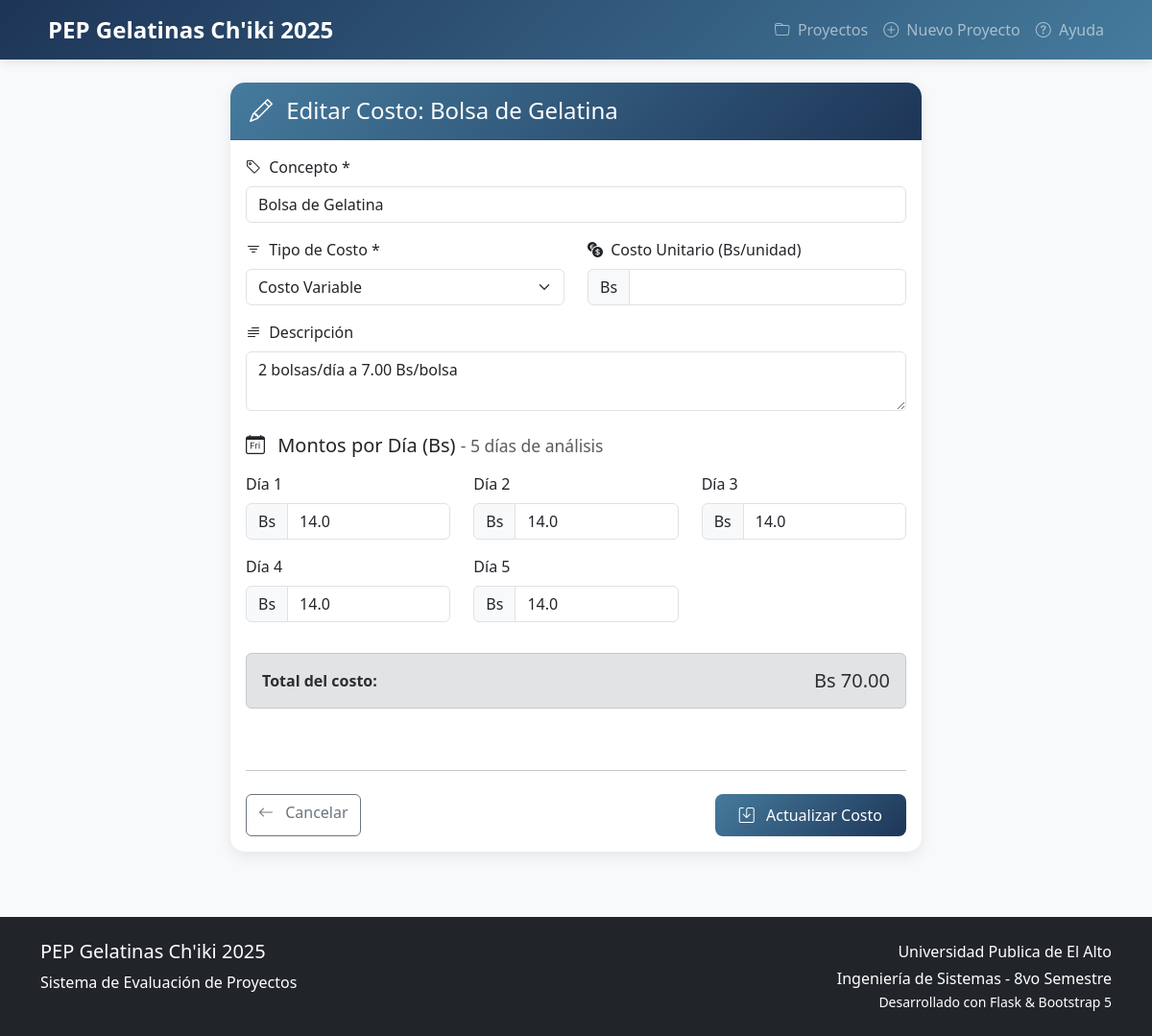
The app's page /costos/1/edit with its own data.
### models.py (models this page shows, shortened)
class Costo(db.Model):
    __tablename__ = 'costos'
    id = db.Column(db.Integer, primary_key=True)
    proyecto_id = db.Column(db.Integer, db.ForeignKey('proyectos.id'), nullable=False)
    concepto = db.Column(db.String(255), nullable=False)
    tipo = db.Column(db.String(50), nullable=False)  # fijo, variable, inversion
    descripcion = db.Column(db.Text)
    periodo_0 = db.Column(db.Float, default=0.0)
    periodo_1 = db.Column(db.Float, default=0.0)
    periodo_2 = db.Column(db.Float, default=0.0)
    periodo_3 = db.Column(db.Float, default=0.0)
    periodo_4 = db.Column(db.Float, default=0.0)
    costo_unitario = db.Column(db.Float)
    created_at = db.Column(db.DateTime, default=datetime.utcnow)
    updated_at = db.Column(db.DateTime, default=datetime.utcnow, onupdate=datetime.utcnow)
    @property
    def total(self):
        return self.periodo_0 + self.periodo_1 + self.periodo_2 + self.periodo_3 + self.periodo_4

### app.py (the view, shortened to what this page needs)
@app.route('/costos/<int:id>/edit', methods=['GET', 'POST'])
def edit_costo(id):
    costo = Costo.query.get_or_404(id)
    return render_template('costos/edit.html', costo=costo)

### app.py (called while the page is built)
def formatCurrency(value):
    if value is None:
        return "Bs 0.00"
    return f"Bs {value:,.2f}"

### templates/costos/edit.html (shortened to what this page needs)
{% extends "layout.html" %}
{% block content %}
<div class="container">
    <div class="row justify-content-center">
        <div class="col-lg-8">
            <div class="card card-vrash">
                <div class="card-header card-header-vrash">
                    <h4 class="mb-0">
                        <i class="bi bi-pencil me-2"></i> Editar Costo: {{ costo.concepto }}
                    </h4>
                </div>
                <div class="card-body">
                    <form method="POST" action="{{ url_for('edit_costo', id=costo.id) }}">
                        <div class="row">
                            <div class="col-md-12 mb-3">
                                <label for="concepto" class="form-label">
                                    <i class="bi bi-tag me-1"></i> Concepto *
                                </label>
                                <input type="text"
                                       class="form-control"
                                       id="concepto"
                                       name="concepto"
                                       value="{{ costo.concepto }}"
                                       required>
                            </div>
                            <div class="col-md-6 mb-3">
                                <label for="tipo" class="form-label">
                                    <i class="bi bi-filter me-1"></i> Tipo de Costo *
                                </label>
                                <select class="form-select" id="tipo" name="tipo" required>
                                    <option value="variable" {% if costo.tipo == 'variable' %}selected{% endif %}>Costo Variable</option>
                                </select>
                            </div>
                            <div class="col-md-6 mb-3">
                                <label for="costo_unitario" class="form-label">
                                    <i class="bi bi-currency-exchange me-1"></i> Costo Unitario (Bs/unidad)
                                </label>
                                <div class="input-group">
                                    <span class="input-group-text">Bs</span>
                                    <input type="number"
                                           step="0.0001"
                                           min="0"
                                           class="form-control"
                                           id="costo_unitario"
                                           name="costo_unitario"
                                           value="{{ costo.costo_unitario or '' }}">
                                </div>
                            </div>
                            <div class="col-md-12 mb-4">
                                <label for="descripcion" class="form-label">
                                    <i class="bi bi-text-paragraph me-1"></i> Descripción
                                </label>
                                <textarea class="form-control"
                                          id="descripcion"
                                          name="descripcion"
                                          rows="2">{{ costo.descripcion or '' }}</textarea>
                            </div>
                            <div class="col-12 mb-4">
                                <h5 class="mb-3">
                                    <i class="bi bi-calendar-day me-2"></i>
                                    Montos por Día (Bs)
                                    <small class="text-muted"> - 5 días de análisis</small>
                                </h5>
                                <div class="row">
                                    {% for dia in range(5) %}
                                    <div class="col-md-4 mb-3">
                                        <label for="periodo_{{ dia }}" class="form-label">Día {{ dia + 1 }}</label>
                                        <div class="input-group">
                                            <span class="input-group-text">Bs</span>
                                            <input type="number"
                                                   step="0.01"
                                                   min="0"
                                                   class="form-control"
                                                   id="periodo_{{ dia }}"
                                                   name="periodo_{{ dia }}"
                                                   value="{{ costo['periodo_' ~ dia] or 0 }}">
                                        </div>
                                    </div>
                                    {% endfor %}
                                </div>
                                <div class="alert alert-secondary mt-3">
                                    <div class="d-flex justify-content-between align-items-center">
                                        <span><strong>Total del costo:</strong></span>
                                        <span class="h5 mb-0">{{ formatCurrency(costo.total) }}</span>
                                    </div>
                                </div>
                            </div>
                        </div>
                        <hr class="my-4">
                        <div class="d-flex justify-content-between">
                            <a href="{{ url_for('show_proyecto', id=costo.proyecto_id) }}" class="btn btn-outline-secondary">
                                <i class="bi bi-arrow-left me-2"></i> Cancelar
                            </a>
                            <button type="submit" class="btn btn-vrash">
                                <i class="bi bi-save me-2"></i> Actualizar Costo
                            </button>
                        </div>
                    </form>
                </div>
            </div>
        </div>
    </div>
</div>
{% endblock %}

### templates/layout.html (style rules this page uses)
:root { --vrash-red: #E63946; --vrash-blue: #457B9D; --vrash-light: #F1FAEE; --vrash-dark: #1D3557; }
body { background-color: #f8f9fa; font-family: 'Segoe UI', system-ui, sans-serif; }
.card-vrash { border: none; border-radius: 15px; box-shadow: 0 5px 15px rgba(0,0,0,0.08); transition: transform 0.3s; margin-bottom: 20px; }
.card-header-vrash { background: linear-gradient(135deg, var(--vrash-blue), var(--vrash-dark)); color: white; border-radius: 15px 15px 0 0 !important; font-weight: 600; padding: 15px 20px; }
.btn-vrash { background: linear-gradient(135deg, var(--vrash-blue), var(--vrash-dark)); border: none; color: white; padding: 10px 25px; border-radius: 8px; font-weight: 500; transition: all 0.3s; }

### records on screen
Costo: concepto "Bolsa de Gelatina", tipo "Costo Variable", descripcion "2 bolsas/día a 7.00 Bs/bolsa", periodo_0 "14.0" "14.0" "14.0" "14.0" "14.0", periodo_0+periodo_1+periodo_2 "Bs 70.00"

### other values on screen
{{ dia + 1 }} "1" "2" "3" "4" "5"
